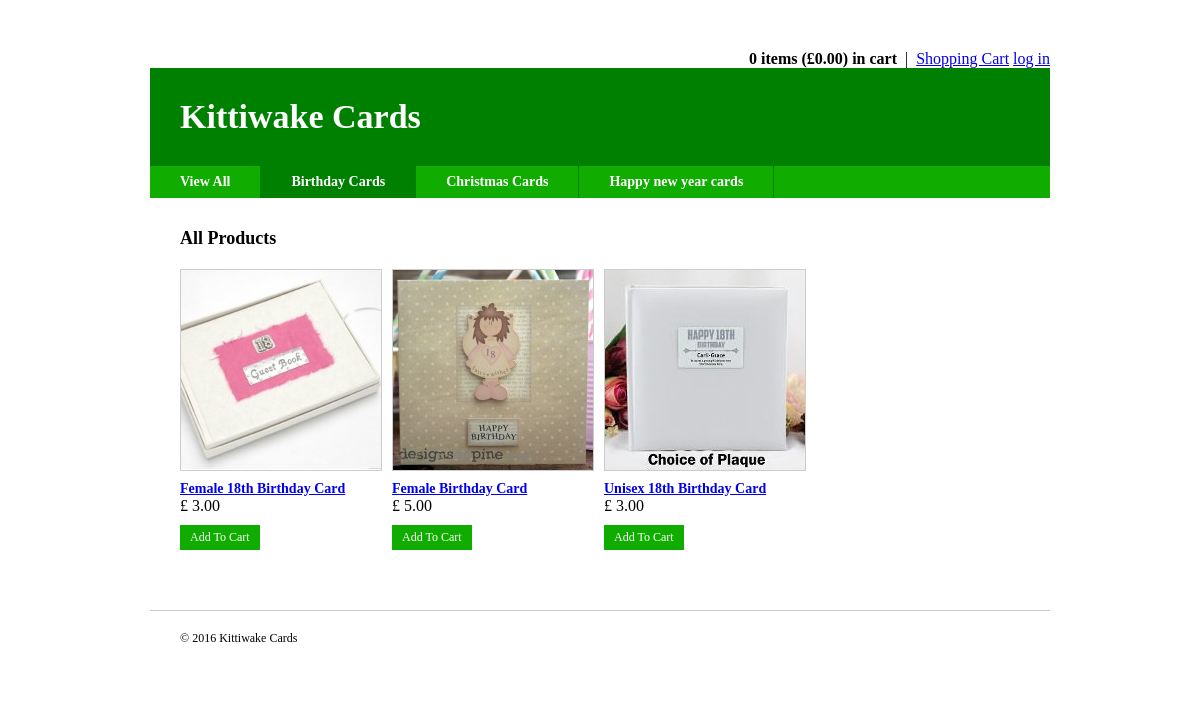
Page /index.php?id=1 on the committed database.
### tables this page shows
CREATE TABLE IF NOT EXISTS `tbl_categories` (
  `id` int(11) NOT NULL AUTO_INCREMENT,
  `name` varchar(32) NOT NULL,
  PRIMARY KEY (`id`)
);

CREATE TABLE IF NOT EXISTS `tbl_products` (
  `id` int(11) NOT NULL AUTO_INCREMENT,
  `category_id` int(11) NOT NULL,
  `name` varchar(32) NOT NULL,
  `description` text NOT NULL,
  `price` decimal(10,2) NOT NULL,
  `image` text NOT NULL,
  PRIMARY KEY (`id`)
);

### app/init.php (called while the page is built, shortened)
<?php
$server = 'localhost';
$db_username = 'kennyadmin';
$db_password = 'soddit';
$db = 'db_shopping_cart';
$Database = new mysqli($server, $db_username, $db_password, $db);
include('app/models/m_categories.php');
include('app/models/m_products.php');
$Categories = new Categories();
?>

### app/models/m_products.php (the view, shortened to what this page needs)
<?php
class Products
{
	private $Database;
	private $db_table = 'tbl_products';
	function __construct()
	{
		global $Database;
		$this->Database = $Database;
	}
	public function get_in_category($id)
	{
		$data = array();
		if ($stmt = $this->Database->prepare("SELECT id, name, price, image FROM " . $this->db_table . " WHERE category_id = ? ORDER BY name"))
		{
			$stmt->bind_param("i", $id);
			$stmt->execute();
			$stmt->store_result();
			$stmt->bind_result($prod_id, $prod_name, $prod_price, $prod_image);
			while ($stmt->fetch())
			{
				$data[] = array(
					'id' => $prod_id,
					'name' => $prod_name,
					'price' => $prod_price,
					'image' => $prod_image);
			}
		}
		return $data;
	}
	public function create_product_table($cols = 4, $category = NULL)
	{
		if ($category != NULL)
		{
			$products = $this->get_in_category($category);
		}
		else
		{
			$products = $this->get();
		}
		$data = '';
		if (! empty($products))
		{
			foreach ($products as $product)
			{
				$data .= '<li';
				$data .= '><a href="' . SITE_PATH . 'product.php?id=' . $product['id'] . '">';
				$data .= '<img src="' . IMAGE_PATH . $product['image'] . '"alt="' . $product['name'] . '"><br>';
				$data .= '<strong>' . $product['name'] . '</strong></a><br/>£ ' . $product['price'];
				$data .= '<br><a class="button_sml" href="' . SITE_PATH . 'cart.php?id=' . $product['id'] . '">Add To Cart</a></li>';
			}
		}
		return $data;
	}
}

### app/models/m_categories.php (shortened to what this page needs)
<?php
class Categories
{
	private $Database;
	private $db_table = 'tbl_categories';
	function __construct()
	{
		global $Database;
		$this->Database = $Database;
	}
	public function get_categories($id = NULL)
	{
		$data = array();
		if ($id != NULL)
		{
			if ($stmt = $this->Database->prepare ("SELECT id, name FROM " . $this->db_table . " WHERE id = ? LIMIT 1"))
			{
				$stmt->bind_param("i", $id);
				$stmt->execute();
				$stmt->store_result();
				$stmt->bind_result($cat_id, $cat_name);
				$stmt->fetch();
				if ($stmt->num_rows > 0)
				{
					$data = array ('id' => $cat_id, 'name' => $cat_name);
				}
			}
		}
		else
		{
			if ($result = $this->Database->query("SELECT * FROM " . $this->db_table . " ORDER BY name"))
			{
				if ($result->num_rows > 0)
				{
					while ($row = $result->fetch_array())
					{
						$data[] = array('id' => $row['id'], 'name' => $row['name']);
					}
				}
			}
		}
		return $data;
	}
	public function create_category_nav($active = NULL)
	{
		$categories = $this->get_categories();
		$data = '<li';
		$data .= '><a href="' . SITE_PATH . '">View All</a></li>';
		if ( ! empty($categories))
		{
			foreach($categories as $category)
			{
				$data .= '<li';
					if (strtolower($active) == strtolower($category['name']))
					{
						$data .= ' class ="active"';
					}
					$data .= '><a href="' . SITE_PATH . 'index.php?id=' . $category['id'] . '">' . $category['name'] . '</a></li>';
			}
		}
		return $data;
	}
}

### resources/css/style.css (style rules this page uses)
body { margin: 0; padding: 20px; background: white; }
.nav li { float: left; border-right: 1px solid green; }
.nav a { display: block; padding: 8px 30px; color: white; text-decoration: none; font-size: 14px; font-weight: bold; }
.nav li.active a { background: green; }
#content .products li { float: left; margin: 0 10px 30px 0; }
#content .products li img { border: 1px solid #ccc; margin-bottom: 4px; }
#content .products li strong { font-size: 14px; }
#content .button, #content .button_sml, #content .button_alt { display: inline-block; color: #fff; background: green; padding: 8px 20px; text-decoration: none; font-size: 13px; border: 0; cursor: pointer; }
#content .button_sml { padding: 5px 10px; font-size: 12px; margin-top: 10px; }
#content .button, #content .button_sml, #content .button_alt:hover { background: #10ad00; }

### rows in the picture
tbl_categories: name "Birthday Cards"
tbl_categories: name "Christmas Cards"
tbl_categories: name "Happy new year cards"
tbl_products: image (picture), name "Female 18th Birthday Card", price "3.00"
tbl_products: image (picture), name "Female Birthday Card", price "5.00"
tbl_products: image (picture), name "Unisex 18th Birthday Card", price "3.00"

### other values in the picture
$items "0"
$price "0.00"
SITE_NAME "Kittiwake Cards"
